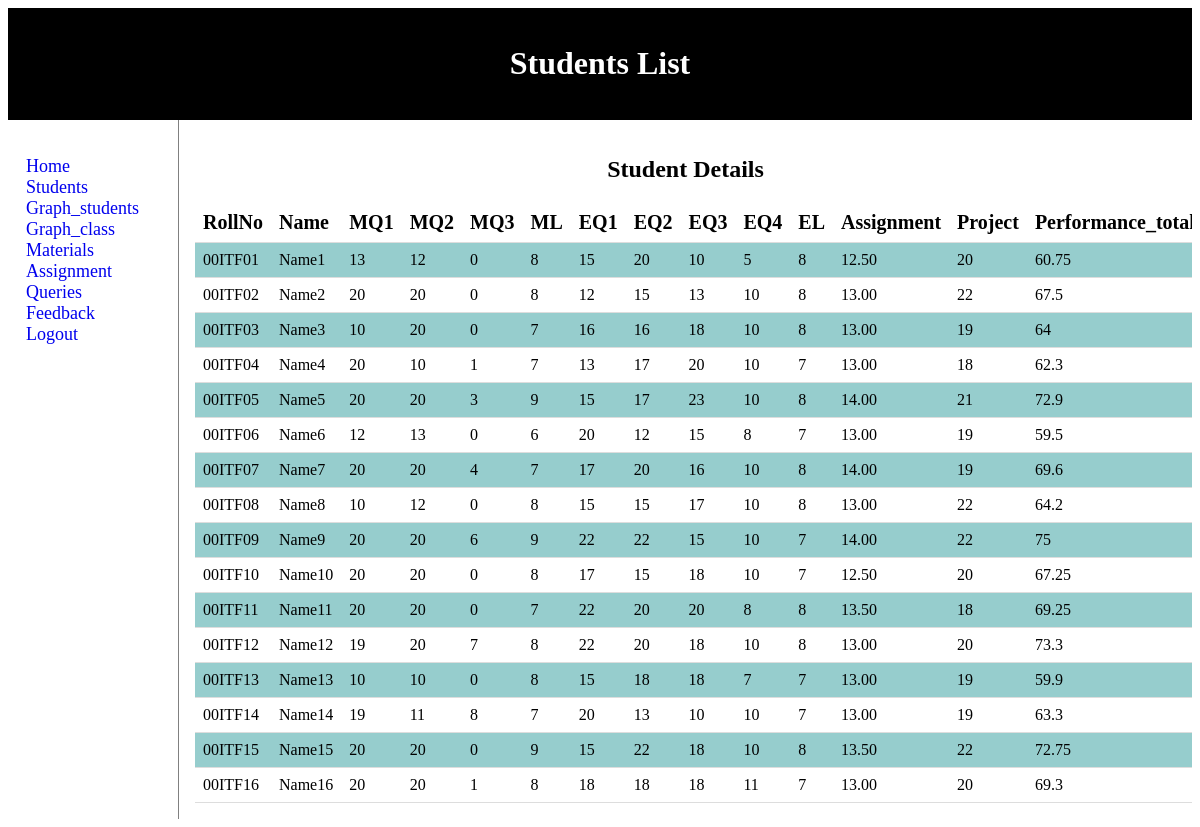
The page /names.php on the database its author committed.
### tables this page shows
CREATE TABLE `students` (
  `rollno` varchar(10) NOT NULL,
  `name` varchar(10) NOT NULL,
  `mq1` int(5) NOT NULL,
  `mq2` int(5) NOT NULL,
  `mq3` int(5) NOT NULL,
  `ml` int(5) NOT NULL,
  `eq1` int(5) NOT NULL,
  `eq2` int(5) NOT NULL,
  `eq3` int(5) NOT NULL,
  `eq4` int(5) NOT NULL,
  `el` int(5) NOT NULL,
  `assignment` decimal(5,2) NOT NULL,
  `project` int(5) NOT NULL,
  `course_id` varchar(10) NOT NULL,
  `performance` decimal(5,2) NOT NULL
);

### names.php (the view, shortened to what this page needs)
<!DOCTYPE html>
<html>
<head>
</head>
<body>
<div class="container">
<header>
   <h1>Students List</h1>
</header>
<nav>
 <ul>
	 <li><a href="home.php">Home</a></li>
	 <li><a href="names.php">Students</a></li>
	 <li><a href="form.php">Graph_students</a></li>
	 <li><a href="graph1.php">Graph_class</a></li>
	 <li><a href="upload.php">Materials</a></li>
	 <li><a href="ass_t.php">Assignment</a></li>
	 <li><a href="queries_t.php">Queries</a></li>
	  <li><a href="feedback_t.php">Feedback</a></li>
	 <li><a href="logout.php">Logout</a></li>
 </ul>
</nav>
<article>
<?php
$servername = "localhost";
$username = "root";
$password = "";
$dbname = "student";
$conn = mysqli_connect($servername, $username, $password, $dbname);
$sql = "SELECT * FROM students";
$result = mysqli_query($conn, $sql);
?>
<h2>Student Details</h2>
<table class="table table-hover">
        <tr>
        	<th>RollNo</th>
            <th>Name</th>
			<th>MQ1</th>
			<th>MQ2</th>
			<th>MQ3</th>
			<th>ML</th>
			<th>EQ1</th>
			<th>EQ2</th>
			<th>EQ3</th>
			<th>EQ4</th>
			<th>EL</th>
			<th>Assignment</th>
			<th>Project</th>
			<th>Performance_total</th>
        </tr>
<?php
while ($row = mysqli_fetch_array($result))
{
	$tot=(($row["mq1"]+$row["mq2"]+$row["mq3"])*0.15/0.5+($row["ml"])*.05/0.1+($row["eq1"]+$row["eq2"]+$row["eq3"]+$row["eq4"])*0.3+($row["el"])+($row["assignment"])*0.1/0.2+( $row["project"]));
	if($tot > 55){$p="Average";}
	if($tot > 65){$p="Good";}
	if($tot >= 75){$p="Excellent";}
	print"<tr>
	<td> $row[rollno]</td>
	<td> $row[name]</td>
	<td> $row[mq1]</td>
	<td> $row[mq2]</td>
	<td> $row[mq3]</td>
	<td> $row[ml]</td>
	<td> $row[eq1]</td>
	<td> $row[eq2]</td>
	<td> $row[eq3]</td>
	<td> $row[eq4]</td>
	<td> $row[el]</td>
	<td> $row[assignment]</td>
	<td> $row[project]</td>
	<td> $tot</td>
	<td> $p</td>
	</tr>";
}
?>
</table>
</article>
</div>
</body>
</html>

### names.php (style rules this page uses)
div.container { width: 100%; }
header { padding: 1em; color: white; background-color: black; clear: left; text-align: center; }
nav { float: left; max-width: 160px; margin: 0; padding: 1em; background-color: white; font-size:18px; }
nav ul { list-style-type: none; padding: 0; }
nav ul a { text-decoration: none; }
article { margin-left: 170px; border-left: 1px solid gray; padding: 1em; overflow: hidden; text-align: center; font-size:16px; }
table { border-collapse: collapse; width: 100%; }
th { padding: 8px; text-align: left; border-bottom: 1px solid #ddd; font-size:20px; }
td { padding: 8px; text-align: left; border-bottom: 1px solid #ddd; }
tr:nth-child(even) { background-color:#96CDCD }

### rows shown on the page
students: rollno "00ITF01", name "Name1", mq1 "13", mq2 "12", mq3 "0", ml "8", eq1 "15", eq2 "20", eq3 "10", eq4 "5", el "8", assignment "12.50", project "20", tot "60.75"
students: rollno "00ITF02", name "Name2", mq1 "20", mq2 "20", mq3 "0", ml "8", eq1 "12", eq2 "15", eq3 "13", eq4 "10", el "8", assignment "13.00", project "22", tot "67.5"
students: rollno "00ITF03", name "Name3", mq1 "10", mq2 "20", mq3 "0", ml "7", eq1 "16", eq2 "16", eq3 "18", eq4 "10", el "8", assignment "13.00", project "19", tot "64"
students: rollno "00ITF04", name "Name4", mq1 "20", mq2 "10", mq3 "1", ml "7", eq1 "13", eq2 "17", eq3 "20", eq4 "10", el "7", assignment "13.00", project "18", tot "62.3"
students: rollno "00ITF05", name "Name5", mq1 "20", mq2 "20", mq3 "3", ml "9", eq1 "15", eq2 "17", eq3 "23", eq4 "10", el "8", assignment "14.00", project "21", tot "72.9"
students: rollno "00ITF06", name "Name6", mq1 "12", mq2 "13", mq3 "0", ml "6", eq1 "20", eq2 "12", eq3 "15", eq4 "8", el "7", assignment "13.00", project "19", tot "59.5"
students: rollno "00ITF07", name "Name7", mq1 "20", mq2 "20", mq3 "4", ml "7", eq1 "17", eq2 "20", eq3 "16", eq4 "10", el "8", assignment "14.00", project "19", tot "69.6"
students: rollno "00ITF08", name "Name8", mq1 "10", mq2 "12", mq3 "0", ml "8", eq1 "15", eq2 "15", eq3 "17", eq4 "10", el "8", assignment "13.00", project "22", tot "64.2"
students: rollno "00ITF09", name "Name9", mq1 "20", mq2 "20", mq3 "6", ml "9", eq1 "22", eq2 "22", eq3 "15", eq4 "10", el "7", assignment "14.00", project "22", tot "75"
students: rollno "00ITF10", name "Name10", mq1 "20", mq2 "20", mq3 "0", ml "8", eq1 "17", eq2 "15", eq3 "18", eq4 "10", el "7", assignment "12.50", project "20", tot "67.25"
students: rollno "00ITF11", name "Name11", mq1 "20", mq2 "20", mq3 "0", ml "7", eq1 "22", eq2 "20", eq3 "20", eq4 "8", el "8", assignment "13.50", project "18", tot "69.25"
students: rollno "00ITF12", name "Name12", mq1 "19", mq2 "20", mq3 "7", ml "8", eq1 "22", eq2 "20", eq3 "18", eq4 "10", el "8", assignment "13.00", project "20", tot "73.3"
students: rollno "00ITF13", name "Name13", mq1 "10", mq2 "10", mq3 "0", ml "8", eq1 "15", eq2 "18", eq3 "18", eq4 "7", el "7", assignment "13.00", project "19", tot "59.9"
students: rollno "00ITF14", name "Name14", mq1 "19", mq2 "11", mq3 "8", ml "7", eq1 "20", eq2 "13", eq3 "10", eq4 "10", el "7", assignment "13.00", project "19", tot "63.3"
students: rollno "00ITF15", name "Name15", mq1 "20", mq2 "20", mq3 "0", ml "9", eq1 "15", eq2 "22", eq3 "18", eq4 "10", el "8", assignment "13.50", project "22", tot "72.75"
students: rollno "00ITF16", name "Name16", mq1 "20", mq2 "20", mq3 "1", ml "8", eq1 "18", eq2 "18", eq3 "18", eq4 "11", el "7", assignment "13.00", project "20", tot "69.3"
